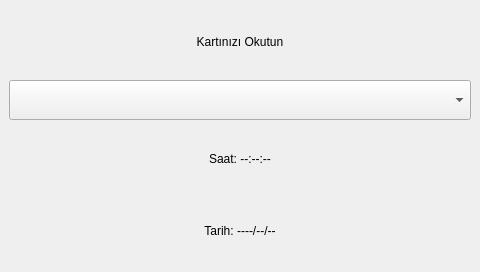
<ui version="4.0">
 <class>MainWindow</class>
 <widget class="QMainWindow" name="MainWindow" >
  <property name="geometry" >
   <rect>
    <x>0</x>
    <y>0</y>
    <width>480</width>
    <height>272</height>
   </rect>
  </property>
  <property name="windowTitle" >
   <string>AirGate Giriş Sistemi</string>
  </property>
  <widget class="QWidget" name="centralWidget">
   <property name="styleSheet">
    <string></string>
   </property>
   <layout class="QVBoxLayout" name="verticalLayoutMain">
    <item>
     <widget class="QLabel" name="labelHomeText">
      <property name="text">
       <string>Kartınızı Okutun</string>
      </property>
      <property name="alignment">
       <set>Qt::AlignCenter</set>
      </property>
      <property name="styleSheet">
       <string></string>
      </property>
     </widget>
    </item>
    <item>
     <widget class="QComboBox" name="comboCityMain">
      <property name="font">
       <font>
        <pointsize>14</pointsize>
       </font>
      </property>
      <property name="minimumSize">
       <size>
        <width>0</width>
        <height>40</height>
       </size>
      </property>
     </widget>
    </item>
    <item>
     <widget class="QLabel" name="labelTimeMain">
      <property name="text">
       <string>Saat: --:--:--</string>
      </property>
      <property name="alignment">
       <set>Qt::AlignCenter</set>
      </property>
      <property name="styleSheet">
       <string></string>
      </property>
     </widget>
    </item>
    <item>
     <widget class="QLabel" name="labelDateMain">
      <property name="text">
       <string>Tarih: ----/--/--</string>
      </property>
      <property name="alignment">
       <set>Qt::AlignCenter</set>
      </property>
      <property name="styleSheet">
       <string></string>
      </property>
     </widget>
    </item>
   </layout>
  </widget>
 </widget>
 <layoutDefault spacing="6" margin="11" />
 <pixmapfunction></pixmapfunction>
 <resources/>
 <connections/>
</ui>
